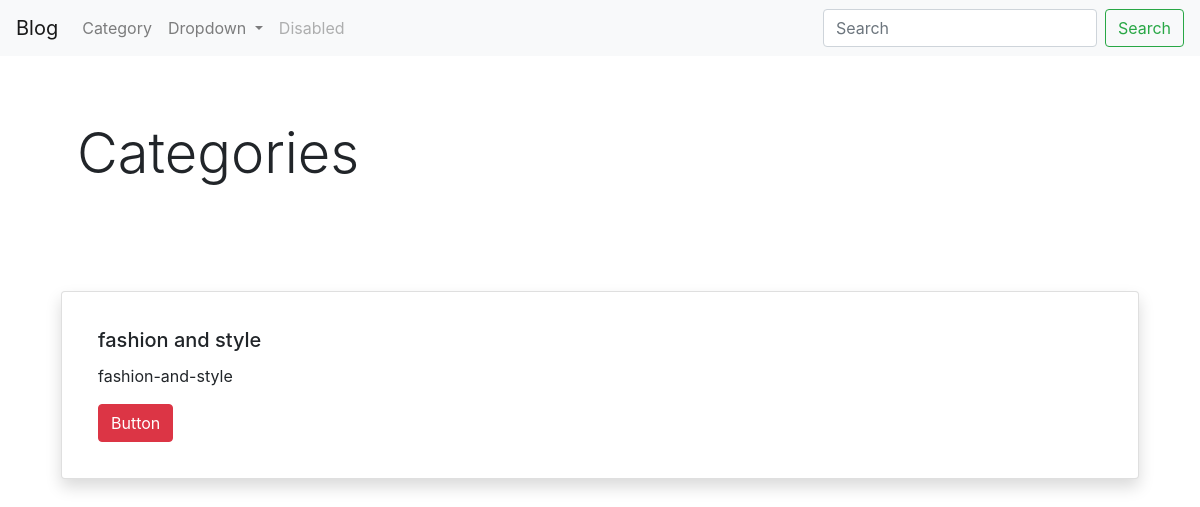
Page /categories on the earlier database version.
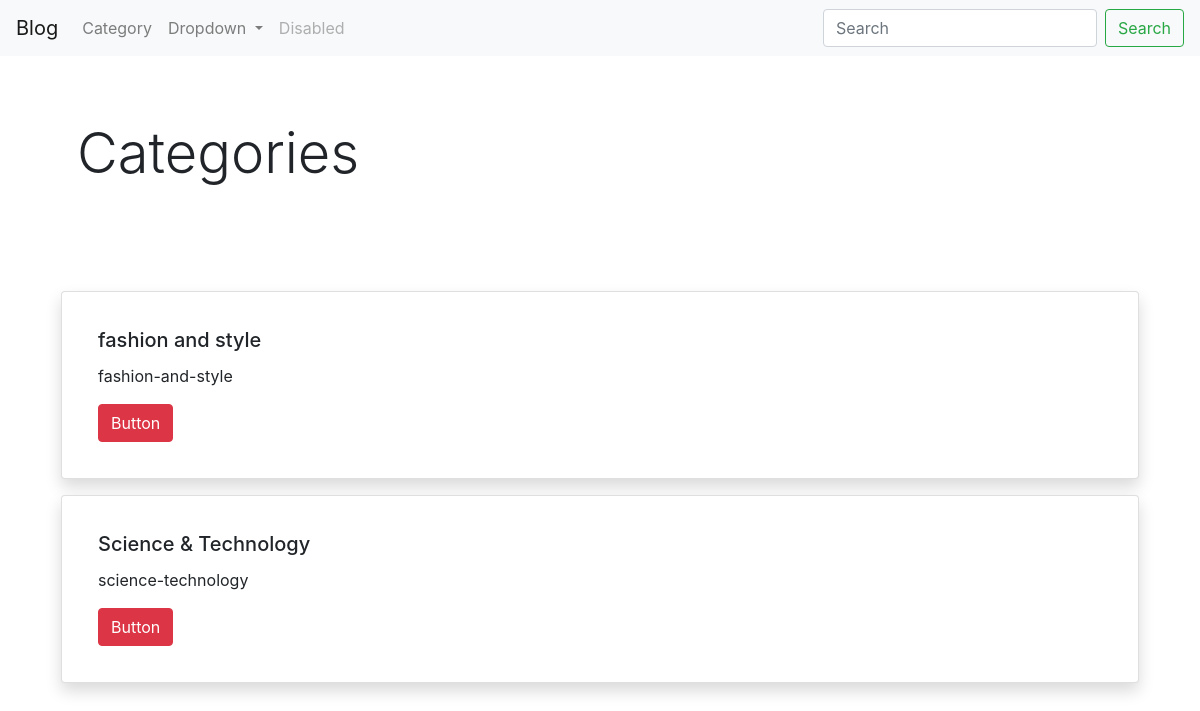
Same page on the later database version.
### blog/models.py (models this page shows, shortened)
class Category(models.Model):
    id = models.AutoField(primary_key=True)
    category_name = models.CharField(max_length=100, unique=True, verbose_name='What is the category name ?')
    category_slug = models.SlugField(unique=True, max_length=150, blank=True)

### pages/views.py (the view)
# urls.py: path('categories', views.list_of_categories, name='categories'),
def list_of_categories(request):
    all_categories = Category.objects.all()
    context = {
        'all_categories' : all_categories
    }
    return  render(request=request, template_name="pages/category.html", context=context)

### pages/templates/pages/category.html
{% extends "pages/base.html" %}
{% block content %}
<div class="container">
    <div class="jumbotron" style="background-color:white">
        <h1 class="display-4">Categories</h1>
    </div>
    {% for category in all_categories %}
        <div class="card p-3 m-3 shadow">
          <div class="card-body">
            <h5 class="card-title">{{ category.category_name }}</h5>
              <p>{{ category.category_slug}}</p>
            <a href="{% url 'postlistbycategory' category_slug=category.category_slug %}" class="btn btn-danger">Button</a>
          </div>
        </div>
    {% endfor %}
</div>
{% endblock %}

Differences in the rows shown:
added Category: category_name "Science & Technology", category_slug "science-technology"
